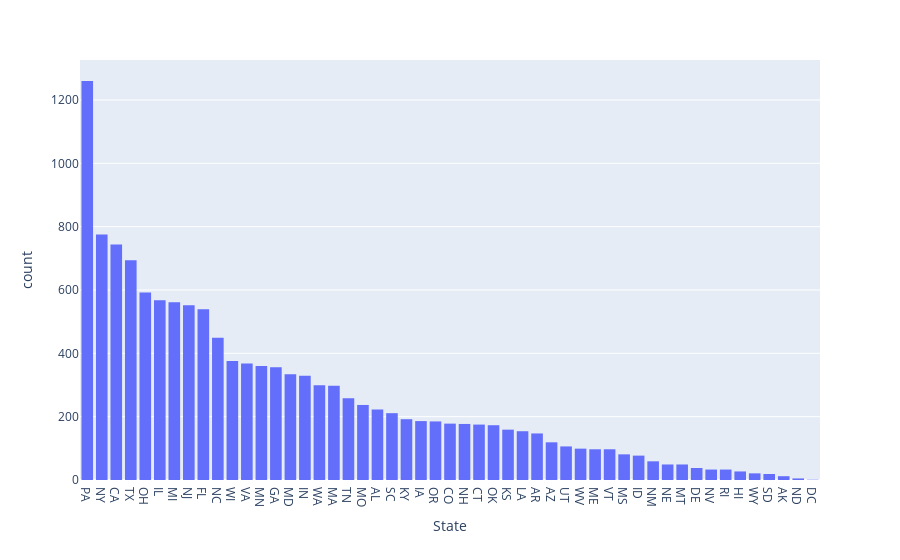

The code cell stored with this chart in its notebook:
### Code cell
px.histogram(df, x="State").update_xaxes(categoryorder="total descending")

### Figure 1 — Plotly figure (JSON) as saved in the notebook; plotly's stock layout.template omitted (floating-point values rounded to 4 significant figures; data arrays with more than 128 entries replaced by an {"elided": "..."} marker saying what was removed)
{"data": [{"alignmentgroup": "True", "bingroup": "x", "hovertemplate": "State=%{x}<br>count=%{y}<extra></extra>", "legendgroup": "", "marker": {"color": "#636efa", "pattern": {"shape": ""}}, "name": "", "offsetgroup": "", "orientation": "v", "showlegend": false, "type": "histogram", "x": {"elided": "13131 str values"}, "xaxis": "x", "yaxis": "y"}], "layout": {"barmode": "relative", "legend": {"tracegroupgap": 0}, "margin": {"t": 60}, "xaxis": {"anchor": "y", "categoryorder": "total descending", "domain": [0, 1], "title": {"text": "State"}}, "yaxis": {"anchor": "x", "domain": [0, 1], "title": {"text": "count"}}}}
